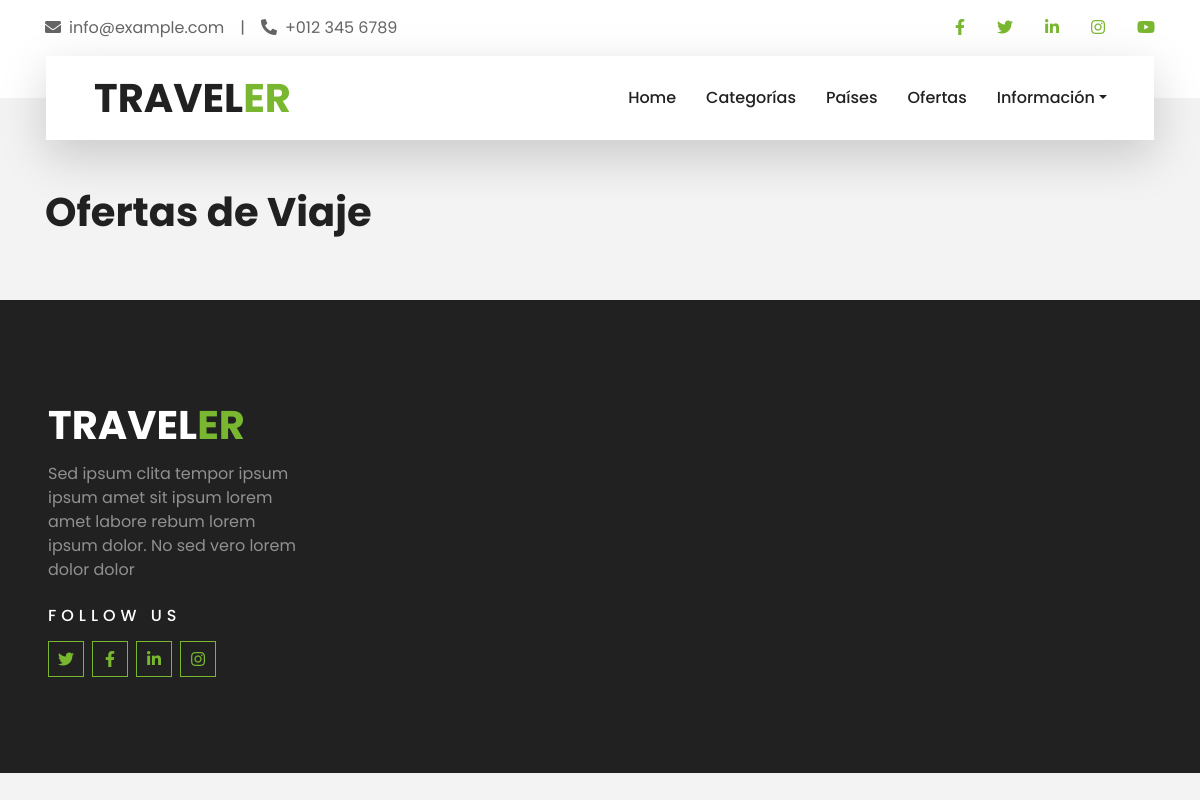
The app's page /ofertas/, older data.
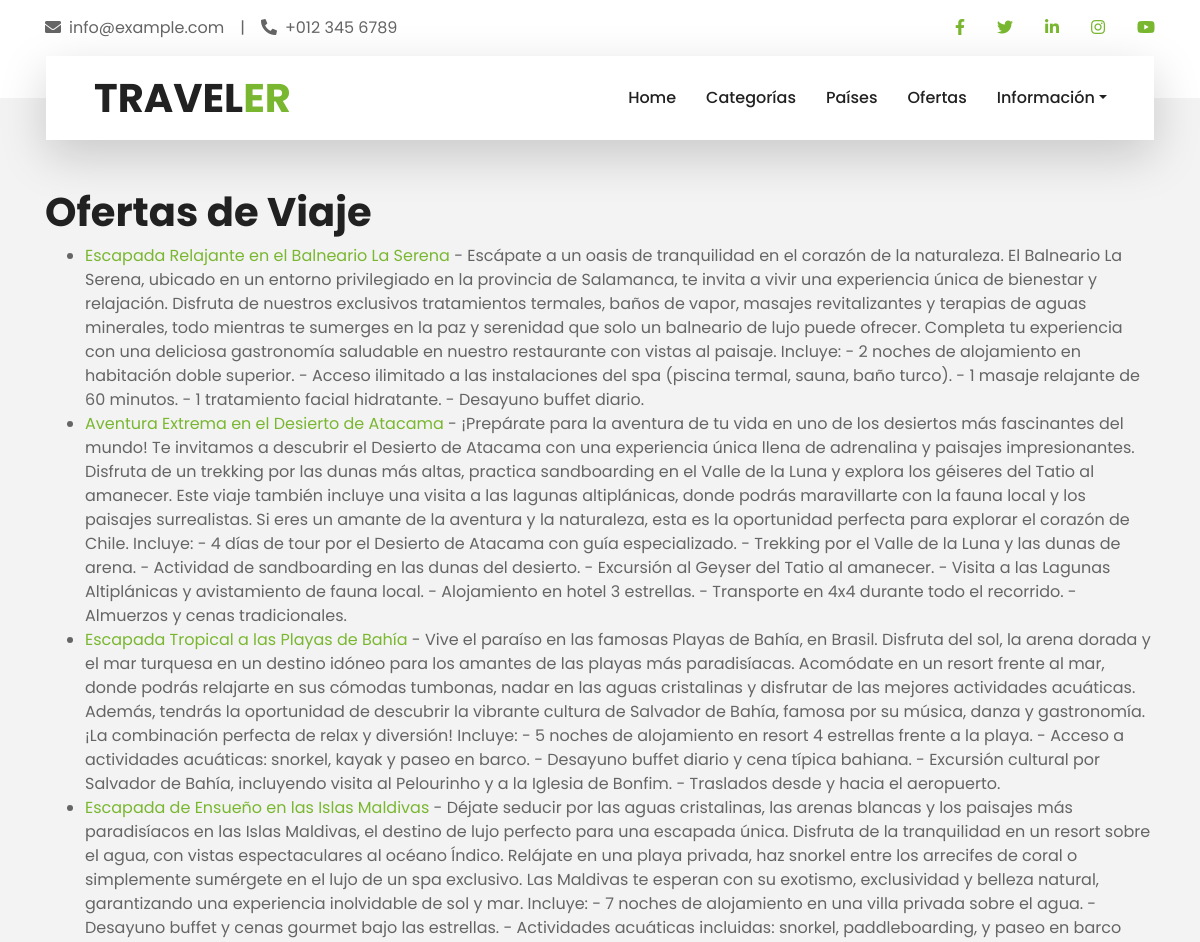
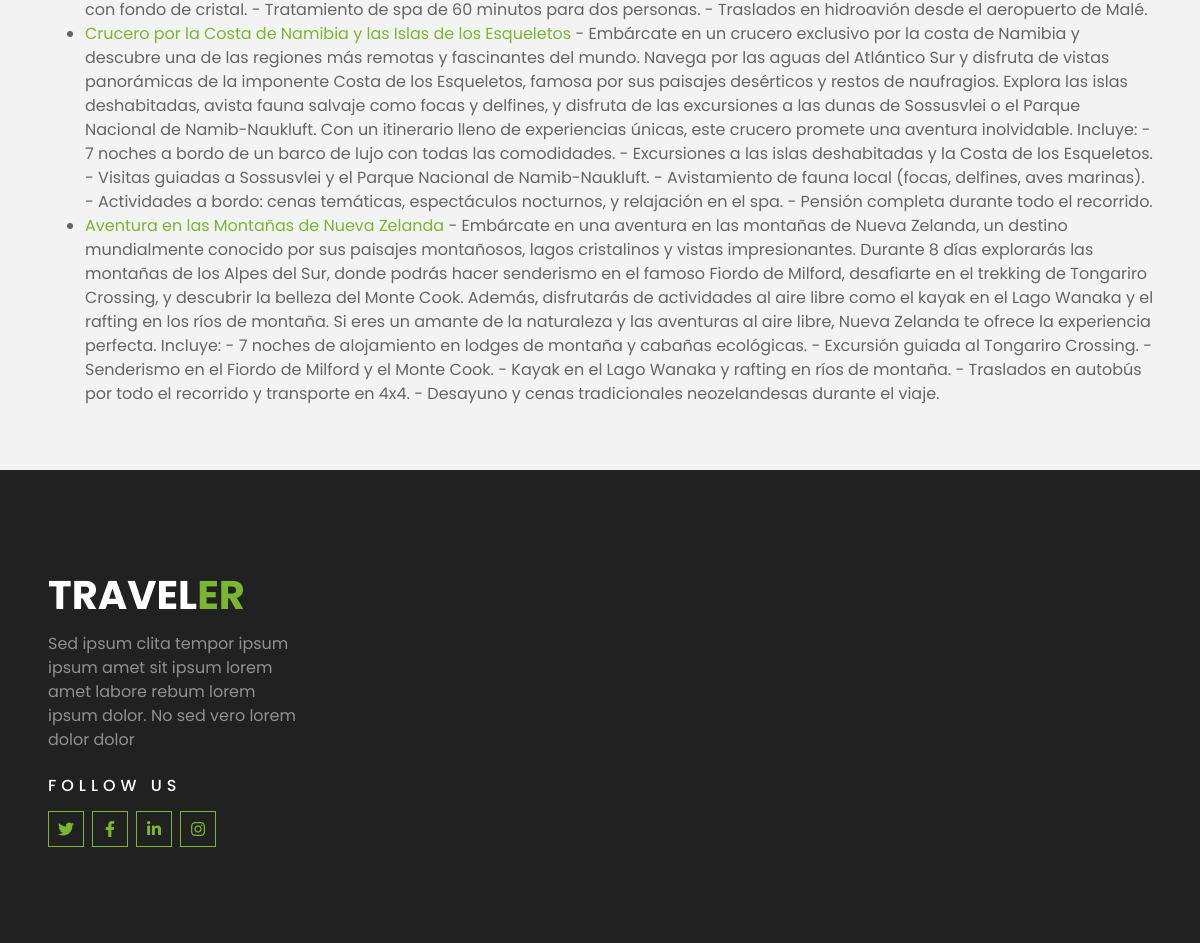
The same page, newer data (2 pictures, top to bottom).
### travelOffersApp/models.py (models this page shows, shortened)
class Oferta(models.Model):
    id_oferta = models.AutoField(primary_key=True)
    nombre = models.CharField(max_length=200)
    descripcion = models.TextField()
    precio = models.DecimalField(max_digits=10, decimal_places=2)
    fecha_inicio = models.DateField()
    fecha_fin = models.DateField()
    pais = models.ForeignKey(Pais, on_delete=models.CASCADE, related_name='ofertas')
    categorias = models.ManyToManyField(Categoria, related_name='ofertas')
    disponible = models.BooleanField(default=True)

### travelOffersApp/views.py (the view)
# urls.py: path('ofertas/', views.ofertas, name='ofertas'),
def ofertas(request):
    ofertas = Oferta.objects.all()
    return render(request, 'ofertas.html', {'ofertas': ofertas})

### travelOffersApp/templates/ofertas.html (shortened to what this page needs)
{% extends "base.html" %}
{% block content %}
    <h1>Ofertas de Viaje</h1>
    <ul>
        {% for oferta in ofertas %}
            <li>
                <a href="{% url 'oferta' oferta.id_oferta %}">{{ oferta.nombre }}</a>
                - {{ oferta.descripcion }}
            </li>
        {% endfor %}
    </ul>
{% endblock %}

### travelOffersApp/templates/base.html (shortened to what this page needs)
{% load static %}
<!DOCTYPE html>
<html lang="en">
<head>
    <link href="https://cdnjs.cloudflare.com/ajax/libs/font-awesome/5.10.0/css/all.min.css" rel="stylesheet">
    <link href="{% static 'lib/owlcarousel/assets/owl.carousel.min.css' %}" rel="stylesheet">
    <link href="{% static 'lib/tempusdominus/css/tempusdominus-bootstrap-4.min.css' %}" rel="stylesheet" />
    <link href="{% static 'css/style.css' %}" rel="stylesheet">
</head>
<body>
    <div class="container-fluid bg-light pt-3 d-none d-lg-block">
        <div class="container">
            <div class="row">
                <div class="col-lg-6 text-center text-lg-left mb-2 mb-lg-0">
                    <div class="d-inline-flex align-items-center">
                        <p><i class="fa fa-envelope mr-2"></i>info@example.com</p>
                        <p class="text-body px-3">|</p>
                        <p><i class="fa fa-phone-alt mr-2"></i>+012 345 6789</p>
                    </div>
                </div>
                <div class="col-lg-6 text-center text-lg-right">
                    <div class="d-inline-flex align-items-center">
                        <a class="text-primary px-3" href=""><i class="fab fa-facebook-f"></i></a>
                        <a class="text-primary px-3" href=""><i class="fab fa-twitter"></i></a>
                        <a class="text-primary px-3" href=""><i class="fab fa-linkedin-in"></i></a>
                        <a class="text-primary px-3" href=""><i class="fab fa-instagram"></i></a>
                        <a class="text-primary pl-3" href=""><i class="fab fa-youtube"></i></a>
                    </div>
                </div>
            </div>
        </div>
    </div>
    <div class="container-fluid position-relative nav-bar p-0">
        <div class="container-lg position-relative p-0 px-lg-3" style="z-index: 9;">
            <nav class="navbar navbar-expand-lg bg-light navbar-light shadow-lg py-3 py-lg-0 pl-3 pl-lg-5">
                <a href="{% url 'landing' %}" class="navbar-brand">
                    <h1 class="m-0 text-primary"><span class="text-dark">TRAVEL</span>ER</h1>
                </a>
                <div class="collapse navbar-collapse justify-content-between px-3" id="navbarCollapse">
                    <div class="navbar-nav ml-auto py-0">
                        <a href="{% url 'landing' %}" class="nav-item nav-link">Home</a>
                        <a href="{% url 'categorias' %}" class="nav-item nav-link">Categorías</a>
                        <a href="{% url 'paises' %}" class="nav-item nav-link">Países</a>
                        <a href="{% url 'ofertas' %}" class="nav-item nav-link">Ofertas</a>
                        <div class="nav-item dropdown">
                            <a href="#" class="nav-link dropdown-toggle" data-toggle="dropdown">Información</a>
                        </div>
                    </div>
                </div>
            </nav>
        </div>
    </div>
    <div class="container-fluid py-5">
        <div class="container">
            {% block content %}{% endblock %}
        </div>
    </div>
    <div class="container-fluid bg-dark text-white-50 py-5 px-sm-3 px-lg-5">
        <div class="row pt-5">
            <div class="col-lg-3 col-md-6 mb-5">
                <a href="" class="navbar-brand">
                    <h1 class="text-primary"><span class="text-white">TRAVEL</span>ER</h1>
                </a>
                <p>Sed ipsum clita tempor ipsum ipsum amet sit ipsum lorem amet labore rebum lorem ipsum dolor. No sed vero lorem dolor dolor</p>
                <h6 class="text-white text-uppercase mt-4 mb-3" style="letter-spacing: 5px;">Follow Us</h6>
                <div class="d-flex justify-content-start">
                    <a class="btn btn-outline-primary btn-square mr-2" href="#"><i class="fab fa-twitter"></i></a>
                    <a class="btn btn-outline-primary btn-square mr-2" href="#"><i class="fab fa-facebook-f"></i></a>
                    <a class="btn btn-outline-primary btn-square mr-2" href="#"><i class="fab fa-linkedin-in"></i></a>
                    <a class="btn btn-outline-primary btn-square" href="#"><i class="fab fa-instagram"></i></a>
                </div>
            </div>
        </div>
    </div>
</body>
</html>

Row changes from the older to the newer data that the page shows:
added Oferta: nombre "Escapada Relajante en el Balneario La Serena", descripcion "Escápate a un oasis de tranquilidad en el corazón de la naturaleza. El Balneario La Serena, ubicado en un entorno privilegiado en la provincia de Salamanca, te invita a vivir una experiencia única de bienestar y relajación. Disfruta de nuestros exclusivos tratamientos termales, baños de vapor, masajes revitalizantes y terapias de aguas minerales, todo mientras te sumerges en la paz y serenidad que solo un balneario de lujo puede ofrecer. Completa tu experiencia con una deliciosa gastronomía saludable en nuestro restaurante con vistas al paisaje. Incluye: - 2 noches de alojamiento en habitación doble superior. - Acceso ilimitado a las instalaciones del spa (piscina termal, sauna, baño…"
added Oferta: nombre "Aventura Extrema en el Desierto de Atacama", descripcion "¡Prepárate para la aventura de tu vida en uno de los desiertos más fascinantes del mundo! Te invitamos a descubrir el Desierto de Atacama con una experiencia única llena de adrenalina y paisajes impresionantes. Disfruta de un trekking por las dunas más altas, practica sandboarding en el Valle de la Luna y explora los géiseres del Tatio al amanecer. Este viaje también incluye una visita a las lagunas altiplánicas, donde podrás maravillarte con la fauna local y los paisajes surrealistas. Si eres un amante de la aventura y la naturaleza, esta es la oportunidad perfecta para explorar el corazón de Chile. Incluye: - 4 días de tour por el Desierto de Atacama con guía especializado. - Trekking por…"
added Oferta: nombre "Escapada Tropical a las Playas de Bahía", descripcion "Vive el paraíso en las famosas Playas de Bahía, en Brasil. Disfruta del sol, la arena dorada y el mar turquesa en un destino idóneo para los amantes de las playas más paradisíacas. Acomódate en un resort frente al mar, donde podrás relajarte en sus cómodas tumbonas, nadar en las aguas cristalinas y disfrutar de las mejores actividades acuáticas. Además, tendrás la oportunidad de descubrir la vibrante cultura de Salvador de Bahía, famosa por su música, danza y gastronomía. ¡La combinación perfecta de relax y diversión! Incluye: - 5 noches de alojamiento en resort 4 estrellas frente a la playa. - Acceso a actividades acuáticas: snorkel, kayak y paseo en barco. - Desayuno buffet diario y cena…"
added Oferta: nombre "Escapada de Ensueño en las Islas Maldivas", descripcion "Déjate seducir por las aguas cristalinas, las arenas blancas y los paisajes más paradisíacos en las Islas Maldivas, el destino de lujo perfecto para una escapada única. Disfruta de la tranquilidad en un resort sobre el agua, con vistas espectaculares al océano Índico. Relájate en una playa privada, haz snorkel entre los arrecifes de coral o simplemente sumérgete en el lujo de un spa exclusivo. Las Maldivas te esperan con su exotismo, exclusividad y belleza natural, garantizando una experiencia inolvidable de sol y mar. Incluye: - 7 noches de alojamiento en una villa privada sobre el agua. - Desayuno buffet y cenas gourmet bajo las estrellas. - Actividades acuáticas incluidas: snorkel,…"
added Oferta: nombre "Crucero por la Costa de Namibia y las Islas de los Esqueletos", descripcion "Embárcate en un crucero exclusivo por la costa de Namibia y descubre una de las regiones más remotas y fascinantes del mundo. Navega por las aguas del Atlántico Sur y disfruta de vistas panorámicas de la imponente Costa de los Esqueletos, famosa por sus paisajes desérticos y restos de naufragios. Explora las islas deshabitadas, avista fauna salvaje como focas y delfines, y disfruta de las excursiones a las dunas de Sossusvlei o el Parque Nacional de Namib-Naukluft. Con un itinerario lleno de experiencias únicas, este crucero promete una aventura inolvidable. Incluye: - 7 noches a bordo de un barco de lujo con todas las comodidades. - Excursiones a las islas deshabitadas y la Costa de los…"
added Oferta: nombre "Aventura en las Montañas de Nueva Zelanda", descripcion "Embárcate en una aventura en las montañas de Nueva Zelanda, un destino mundialmente conocido por sus paisajes montañosos, lagos cristalinos y vistas impresionantes. Durante 8 días explorarás las montañas de los Alpes del Sur, donde podrás hacer senderismo en el famoso Fiordo de Milford, desafiarte en el trekking de Tongariro Crossing, y descubrir la belleza del Monte Cook. Además, disfrutarás de actividades al aire libre como el kayak en el Lago Wanaka y el rafting en los ríos de montaña. Si eres un amante de la naturaleza y las aventuras al aire libre, Nueva Zelanda te ofrece la experiencia perfecta. Incluye: - 7 noches de alojamiento en lodges de montaña y cabañas ecológicas. - Excursión…"
